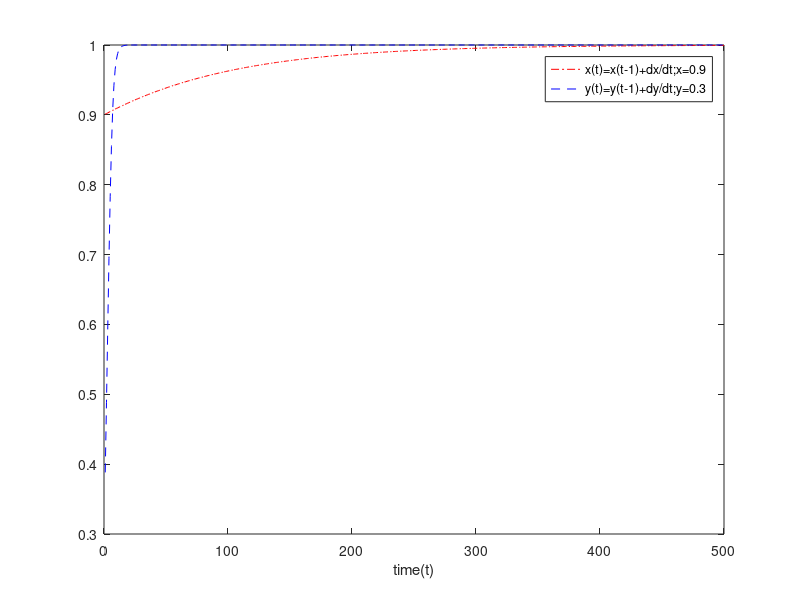

Source code (MATLAB):



%___________________________________________________________________%
%                                                                   %
%  Developed in MATLAB R2014a                                       %
%     								    %
%								    %
%                                                                   %
%  programmer: Fatemeh Bandi		                            %
%								    %
%								    %
%        paper: 					            %
%        Evolutionary games between authors and their editors       %
%                                                                   %
%								    %
%___________________________________________________________________%

clc;
clear;
close all;

YA=0.3;
YE=0.7;
Sa=0.25;
Se=0.8;
x0=0.9;
y0=0.3;

X(1)=x0;
Y(1)=y0;

for i=1:500
   
    
    x0=x0+(x0*(1-x0)*YA*YE*(Se+Sa-1));
    y0=y0+(y0*(1-y0)*YE*(2*Se-1));
    
    X(i)=x0;
    Y(i)=y0;
    
end

plot(X,'-.r');

hold on;
plot(Y,'--b');
legend('x(t)=x(t-1)+dx/dt;x=0.9','y(t)=y(t-1)+dy/dt;y=0.3');
xlabel('time(t)')

